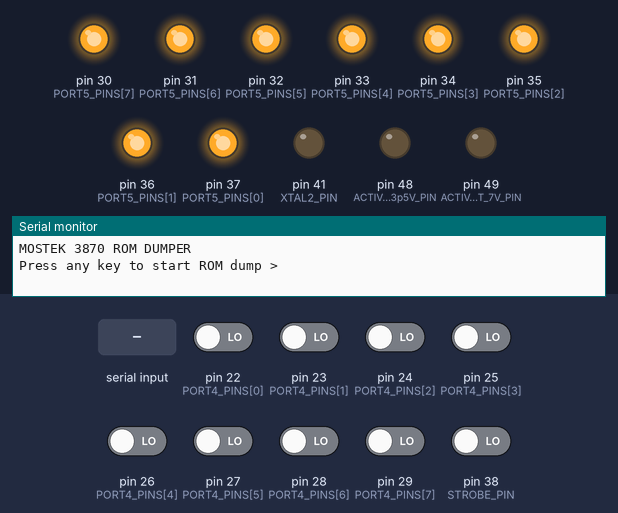
Simulated run of this sketch. Board: Arduino Mega 2560, built with avr-gcc and run on an emulated ATmega2560. Shown: output pins drawn as LEDs (lit = HIGH), the last lines printed to the serial monitor. Inputs (shaded band) come from the test bench; at power-on: pin 22 (PORT4_PINS[0]), pin 23 (PORT4_PINS[1]), pin 24 (PORT4_PINS[2]), pin 25 (PORT4_PINS[3]), pin 26 (PORT4_PINS[4]), pin 27 (PORT4_PINS[5]), pin 28 (PORT4_PINS[6]), pin 29 (PORT4_PINS[7]), pin 38 (STROBE_PIN) LOW. Pins used as bus, display or sensor lines are not drawn.

Above: at 1.2 s.
1.3 s: "1\n" received over Serial
At 2.0 s:
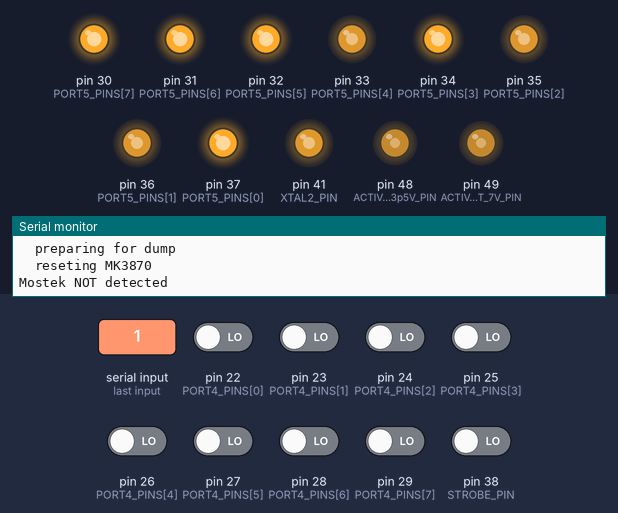
At 3.7 s:
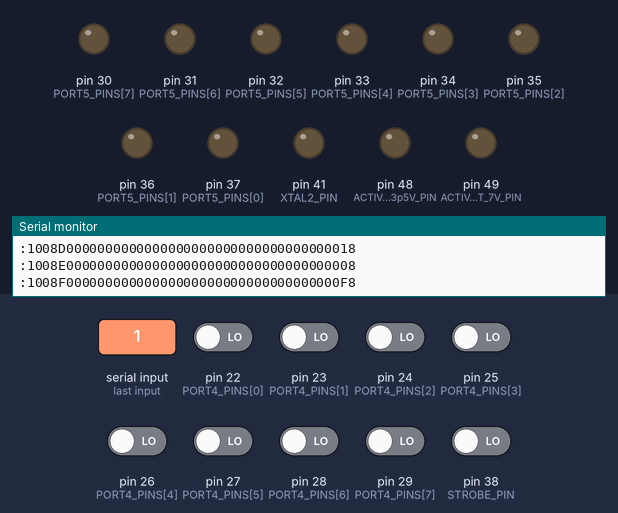
Timing chart, 0 to 5.2 s (numbered marks = the images above; inputs shaded):
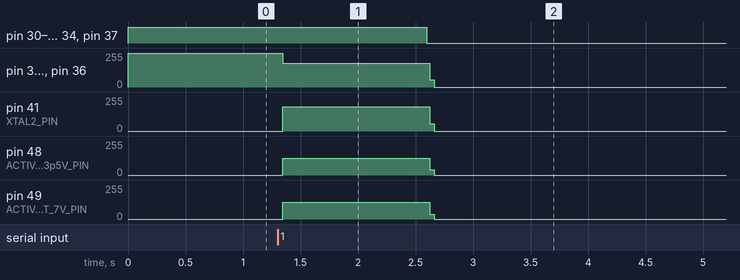

Measured:
- after the input at 1.3 s, pin 30 (PORT5_PINS[7]), pin 31 (PORT5_PINS[6]): HIGH → LOW after 1.3 s

The sketch:

dumper.ino.ino
```cpp
// constants
// The ROM size to be dumped. Adjust according to the MK3870 variant being dumped.
#ifndef ROM_BYTES
#define ROM_BYTES 4032
#endif

#ifndef LOG_CLOCK_TIMING
#define LOG_CLOCK_TIMING 0
#endif

#ifndef INTEL_HEX_FORMAT
#define INTEL_HEX_FORMAT 1
#endif

#define HEX_CHARS_PER_LINE 16

#define CLOCK_DELAY_US 1

const uint8_t PORT4_PINS[] =  {22, 23, 24, 25, 26, 27, 28, 29};   // Port A
const uint8_t PORT5_PINS[] =  /*{30, 31, 32, 33, 34, 35, 36, 37};*/   {37, 36, 35, 34, 33, 32, 31, 30};   // Port C

const uint8_t XTAL2_PIN = 41;
const uint8_t RESET_PIN = 40;
const uint8_t STROBE_PIN = 38;

const uint8_t ACTIVATE_TEST_7V_PIN = 49;
const uint8_t ACTIVATE_TEST_3p5V_PIN = 48;
const uint8_t MK3870_POWER_PIN = 39;

const uint8_t BITS[8] = {1,2,4,8,16,32,64,128};

void powerOff();
void powerOn(void);
uint8_t readFromPort4(void);
void writeToPort5(uint8_t value);
void setupPins();
void setTestVoltageOff();
void setTestVoltage7();
void setTestVoltage3p5();
void reset(void);
void tickClockHigh(void);
void tickClockLow(void);
void tickExternalClock(void);
void tickInternalClock(void);
void prepareForDump(void);
void writeBytecodeAndTick(uint8_t bytecode, uint8_t internal_ticks);
bool dumpROM(uint16_t rom_bytes, uint8_t* data_ptr);
bool logClockCycles(int num_cycles);
void initMK();
void printByteValue(uint8_t value);
void printAddress(uint16_t addr);

// globals
uint8_t *data_ptr = nullptr;

void printByteValue(uint8_t value) {
  if (value <0x0010) {
    Serial.print(F("0"));
  }
  Serial.print(value, HEX);
}

void printAddress(uint16_t addr) {
  if (addr <0x1000) {
    Serial.print(F("0"));
  }
  if (addr <0x0100) {
    Serial.print(F("0"));
  }
  if (addr <0x0010) {
    Serial.print(F("0"));
  }
  Serial.print(addr, HEX);
}

bool logClockCycles(int num_cycles) {

    uint8_t* data = (uint8_t*)malloc(num_cycles*8);

    if (data == nullptr) {
        Serial.println(F("\n\nERROR - could not allocate data buffer"));
        return false;
    }
    powerOn();
    prepareForDump();
    setTestVoltage3p5();

    Serial.print(F("Starting Dump : db = $"));
    Serial.print(readFromPort4(),HEX);
    Serial.print(F("\n"));

    // must clock as quickly as possible as the MK3870 gets tripped up with a slow clock.
    // collected data first, then print out later.
    int idx = 0;
    for (int i = 0; i < num_cycles; i++) {
        digitalWrite(XTAL2_PIN, LOW);
        data[idx++] = readFromPort4();
        data[idx++] = digitalRead(STROBE_PIN);
        digitalWrite(XTAL2_PIN, HIGH);
        data[idx++] = readFromPort4();
        data[idx++] = digitalRead(STROBE_PIN);
        digitalWrite(XTAL2_PIN, LOW);
        data[idx++] = readFromPort4();
        data[idx++] = digitalRead(STROBE_PIN);
        digitalWrite(XTAL2_PIN, HIGH);
        data[idx++] = readFromPort4();
        data[idx++] = digitalRead(STROBE_PIN);
    }
    setTestVoltageOff();
    powerOff();

    idx = 0;
    for (int i = 0; i < num_cycles; i++) {
        Serial.print(F("Clock cycle #"));
        Serial.print(i);
        Serial.print(F("\n"));

        Serial.print(F("  step 0, clock LOW : db = $"));
        Serial.print(data[idx++],HEX);
        Serial.print(F(", strobe = "));
        Serial.print(data[idx++]);
        Serial.print(F("\n"));

        Serial.print(F("  step 1, clock HIGH : db = $"));
        Serial.print(data[idx++],HEX);
        Serial.print(F(", strobe = "));
        Serial.print(data[idx++]);
        Serial.print(F("\n"));


        Serial.print(F("  step 2, clock LOW : db = $"));
        Serial.print(data[idx++],HEX);
        Serial.print(F(", strobe = "));
        Serial.print(data[idx++]);
        Serial.print(F("\n"));

        Serial.print(F("  step 3, clock HIGH : db = $"));
        Serial.print(data[idx++],HEX);
        Serial.print(F(", strobe = "));
        Serial.print(data[idx++]);
        Serial.print(F("\n"));

    }

    free(data);
    return true;
}

bool dumpROM(uint16_t rom_bytes, uint8_t* data_ptr) {
    powerOn();
    delay(1);
    prepareForDump();
    setTestVoltage7();
    writeToPort5(0);

    // first, load DCI instructions $2A
    tickInternalClock();
    writeBytecodeAndTick(0x2A, 3);
    // load MSB of address $0000
    writeBytecodeAndTick(0, 9);
    // load LSB of address $0000
    writeBytecodeAndTick(0, 9);


    for (uint16_t addr = 0; addr < rom_bytes; addr++) {
        writeToPort5(0);
        setTestVoltage7();
        // write LM instruction $16
        writeBytecodeAndTick(0x16, 3);

        // now read value
        setTestVoltage3p5();
        tickExternalClock();
        //data_ptr[addr] = readFromPort4();
        tickExternalClock();
        //data_ptr[addr] = readFromPort4();


        // tick 5 internal clock more times
        tickInternalClock();
        data_ptr[addr] = readFromPort4();
        tickInternalClock();
        tickInternalClock();
        tickInternalClock();
        tickInternalClock();
    }

    // done, reset the MK3870
    setTestVoltageOff();
    powerOff();

    return true;
}

void writeBytecodeAndTick(uint8_t bytecode, uint8_t internal_ticks)
{
    // the byte code should be on the data bus after 1/2 internal clock cycle
    // and then the data bus restored to 0 halfway through the last internal
    // clock cycle.
    //
    // the internal_ticks argument represent the number of internal clock cycles
    // that follows the initial clock cycle that clocked in the byte code onto
    // the data bus.
    tickExternalClock();
    writeToPort5(bytecode);
    tickExternalClock();
    for (uint8_t i = 0; i < internal_ticks-1; i++) {
        tickInternalClock();
    }
    tickExternalClock();
    writeToPort5(0);
    tickExternalClock();
}

void prepareForDump(void)
{
    Serial.println(F("  preparing for dump"));
    writeToPort5(0);
    setTestVoltage3p5();
    reset();

    // wait for strobe = LOW after reset
    // need to drive clock "manually" here to detect when strobe
    // resets. When it does reset, ensure the external clock is aligned to
    // internal clock (2 to 1 ratio)
    bool strobe_not_found = true;
    bool half_off = false;
    while (strobe_not_found) {
        tickClockLow();
        if (digitalRead(STROBE_PIN) == LOW) {
            strobe_not_found = false;
        }

        tickClockHigh();
        if (digitalRead(STROBE_PIN) == LOW) {
            strobe_not_found = false;
        }

        tickClockLow();
        if (digitalRead(STROBE_PIN) == LOW) {
            if (strobe_not_found) {
                half_off = true;
            }
            strobe_not_found = false;
        }

        tickClockHigh();
        if (digitalRead(STROBE_PIN) == LOW) {
            if (strobe_not_found) {
                half_off = true;
            }
            strobe_not_found = false;
        }
    }
    if (half_off) {
        // if we are here, the strobe is 1/2 a clock off. tick it again
        tickExternalClock();
    }
}

uint8_t readFromPort4(void)
{
    return PINA;
}

void powerOn(void)
{
    digitalWrite(XTAL2_PIN, HIGH);
    digitalWrite(RESET_PIN, HIGH);
    writeToPort5(0);
    digitalWrite(MK3870_POWER_PIN, LOW);
    delayMicroseconds(CLOCK_DELAY_US);
}

void tickClockHigh(void) {
  digitalWrite(XTAL2_PIN, HIGH);
  delayMicroseconds(CLOCK_DELAY_US);
}

void tickClockLow(void) {
  digitalWrite(XTAL2_PIN, LOW);
  delayMicroseconds(CLOCK_DELAY_US);
}
void tickExternalClock(void)
{
  tickClockLow();
  tickClockHigh();
}

void tickInternalClock(void)
{
  tickExternalClock();
  tickExternalClock();
}

void reset(void)
{
  Serial.println(F("  reseting MK3870"));
  digitalWrite(RESET_PIN, LOW);
  setTestVoltage7();
  writeToPort5(0x55);//(0xA3);
  if (readFromPort4() == 0x55)//0xA3)
  {
    Serial.println("Mostek detected");
  }
  else
  {
    Serial.println("Mostek NOT detected");
  }
  writeToPort5(0);
  for (int i = 0; i < 8; i++){
    tickInternalClock();
  }
  digitalWrite(RESET_PIN, HIGH);
}

void setTestVoltageOff()
{
  digitalWrite(ACTIVATE_TEST_7V_PIN, LOW);
  digitalWrite(ACTIVATE_TEST_3p5V_PIN, LOW);
}

void setTestVoltage7()
{
  digitalWrite(ACTIVATE_TEST_3p5V_PIN, LOW);
  digitalWrite(ACTIVATE_TEST_7V_PIN, HIGH);
}

void setTestVoltage3p5()
{
  digitalWrite(ACTIVATE_TEST_7V_PIN, LOW);
  digitalWrite(ACTIVATE_TEST_3p5V_PIN, HIGH);
}

void powerOff()
{
    digitalWrite(MK3870_POWER_PIN, HIGH);
    // set all lines low so no power enters MK3870
    digitalWrite(XTAL2_PIN, LOW);
    digitalWrite(RESET_PIN, LOW);
    writeToPort5(0xFF);
}

void writeToPort5(uint8_t value)
{
  // invert the value since port is active low
  uint8_t inverted_value = ~value;
  for (uint8_t i = 0; i < 8; i++)
  {
    uint8_t bit_value = LOW;
    if (inverted_value&BITS[i])
    {
      bit_value = HIGH;
    }
    digitalWrite(PORT5_PINS[i],bit_value);
  }
}

void setupPins()
{
  for (char i=0;i<8;i++)
  {
    pinMode(PORT4_PINS[i], INPUT);
    pinMode(PORT5_PINS[i], OUTPUT);
    digitalWrite(PORT5_PINS[i], HIGH);
  }

  // mk3870 control pins
  pinMode(XTAL2_PIN, OUTPUT);
  digitalWrite(XTAL2_PIN, HIGH);
  pinMode(RESET_PIN, OUTPUT);
  digitalWrite(RESET_PIN, HIGH);
  pinMode(STROBE_PIN, INPUT);
  // test pin voltage control
  pinMode(ACTIVATE_TEST_7V_PIN, OUTPUT);
  pinMode(ACTIVATE_TEST_3p5V_PIN, OUTPUT);
  pinMode(MK3870_POWER_PIN, OUTPUT);
  powerOff();
  setTestVoltageOff();
}

void initMK()
{
  setupPins();
  setTestVoltageOff();
  writeToPort5(0);
}

void setup() {
  // put your setup code here, to run once:
  Serial.begin(57600);
  while (!Serial) {
    ; // wait for serial port to connect. Needed for native USB
  }
  Serial.println(F("\n\nMOSTEK 3870 ROM DUMPER\n\n"));

  // create device interface
  initMK();

  // create buffer
  data_ptr = (uint8_t *)malloc(ROM_BYTES);

  if (data_ptr == nullptr) {
    Serial.println(F("ERROR - could not allocate data buffer"));
  }

  //////
  /*powerOn();
  delay(1);
  Serial.println(F("  reseting MK3870"));
  digitalWrite(RESET_PIN, LOW);
  setTestVoltage7();
  writeToPort5(0xF0);
  if (readFromPort4() == 0xF0)
  {
    Serial.println("Mostek detected");
  }
  else
  {
    Serial.println("Mostek NOT detected");
  }*/
}

void loop() {
  while (Serial.available()) {
    Serial.read();
  }
  Serial.print(F("Press any key to start ROM dump > "));
  while (Serial.available() == 0) {
    ;
  }
  while (Serial.available()) {
    Serial.read();
  }
#if LOG_CLOCK_TIMING
  // Call the code that does only a dump of the MK3870 data bus
  // as it runs through the code on the EEPROM. Useful for
  // figuring out the instruction timing requirements.
  logClockCycles(200);
#else
  Serial.println(F("\nStarting ROM dump ..."));
  if (dumpROM(ROM_BYTES, data_ptr)) {
    Serial.println(F("\n\nROM dump"));
    Serial.println(F("================"));
    // print hex data
#if INTEL_HEX_FORMAT
    int line_char_count = 0;
    int line_checksum = 0;
    for (uint16_t i = 0; i < ROM_BYTES; i++) {
      if (line_char_count == 0) {
        Serial.print(F(":"));
        // byte count
        printByteValue(HEX_CHARS_PER_LINE);
        // address
        printAddress(i);
        // record type
        printByteValue(0);

        // checksume should be adding individual bytes, but recrd type is 0
        line_checksum = HEX_CHARS_PER_LINE + ((i>>8)&0xFF) + (i&0xFF);
      }
      printByteValue(data_ptr[i]);
      line_checksum += data_ptr[i];
      line_char_count++;
      if (line_char_count >= HEX_CHARS_PER_LINE) {
        // gets 2's complement of LSB of checksum
        int checksum_value = (~(line_checksum&0xFF))+1;
        printByteValue(checksum_value);
        Serial.println(F(""));
        line_char_count = 0;
      }
    }
#else
    int line_char_count = 0;
    for (uint16_t i = 0; i < ROM_BYTES; i++) {
      if (line_char_count == 0) {
        printAddress(i);
        Serial.print(F(":  "));
      }
      else if (line_char_count == 8 ) {
        Serial.print(F(" "));
      }
      printByteValue(data_ptr[i]);
      Serial.print(F(" "));
      line_char_count++;
      if (line_char_count >= HEX_CHARS_PER_LINE) {
        Serial.println(F(""));
        line_char_count = 0;
      }
    }
#endif
    Serial.println(F("================\n\n"));
  }
#endif
}
```
